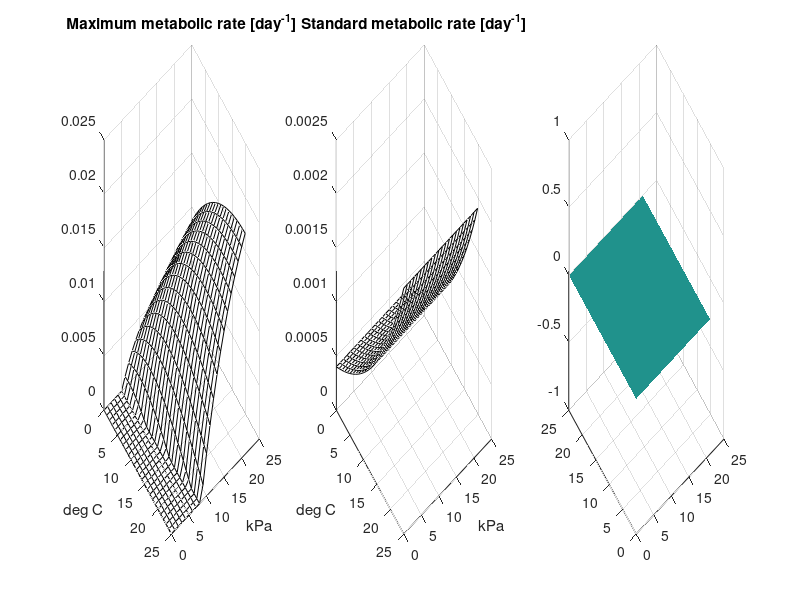

Write the MATLAB code that produced this figure. (Note: this script raises an error after producing the figure.)
t = 0:1:25; % [degree C] temperature
Cw = 0:1:21; % [kPa] Oxygen partial pressure in the water

[O,T] = meshgrid(Cw,t); % [kPa - degree C] Mesh with the values of both points at each node

T0 = 0.0014; % [day^-1] standard metabolic rate of fish at 15 degrees
Topt = 18;
% M0 = 0.5; % [day^-1] maximum  metabolic rate of fish at 15 degrees

% Topt = 15; % [degree C] Optimal temperature for the fish
% Tcrit = 45; % [degree C] Temperature at which the fish dies

eps = 4; % [degC] try, temperature at which MS = 0
a = 0.06;
Km = 30;

Q10 = 2; % [-] Q10 for the increase in standard metabolic rate
K = @(temp) 0.381*exp(5.7018.*(25-temp)./(temp+273.15))*0.75; % [mg / L / kPa] Henry's constant
aM = @(temp) -0.33*K(temp); % [/kPa] coefficient for the dependency in O2 -  decrease aM increases tolerance to hypoxia, i.e. decreases pcrit
bM = @(temp) 0.8;%0.28;  % [-]

S = @(temp) T0*Q10.^((temp-Topt)/10);
M = @(temp,O2) a*(temp+eps)./(Km+temp+eps).*(1-exp(aM(temp).*O2).*exp(bM(temp)));%*(0.05*(temp-Topt)+7);


% SMR = S(t); SMR = repmat(SMR,size(Cw,2),1); %standard metabolic rate
% MMR = zeros(size(t,2),size(Cw,2)); % maximum metabolic rate
% for ii=1:size(t,2)
%     for jj=1:size(Cw,2)
%         MMR(ii,jj) = M(t(ii),Cw(jj));
%     end
% end
MMR = M(T,O);
SMR = S(T);
MS = M(T,O) - S(T); % [day^-1] Metabolic scope at each possible point

for k = 1:size(t,2)
    p = min(Cw(MS(k,:)>0)); % min O2 where MS>0
%     pcrit(k) = p; %in case we need it
    if size(p,2)==1 %i.e. if it is not an empty thingy
        [~,index] = min(abs(Cw-p));
        MS(k,1:index) = linspace(-SMR(k),0,index);
    else
        MS(k,:) = -SMR(k);
    end
end



figure
subplot(131)
surf(Cw,t,max(0,MMR),'FaceColor','none')
xlabel('kPa')
ylabel('deg C')
set(gca,'ydir','reverse')
title('Maximum metabolic rate [day^-^1]')
hold on
% surf(Cw,t,zeros(size(Cw,2),size(t,2))','LineStyle','none')
hold off

subplot(132)
surf(Cw,t,SMR,'FaceColor','none')
xlabel('kPa')
ylabel('deg C')
set(gca,'ydir','reverse')
title('Standard metabolic rate [day^-^1]')

subplot(133)
surf(Cw,t,zeros(size(Cw,2),size(t,2))','LineStyle','none')
alpha 0.8
hold on
surf(Cw,t,MS,'FaceColor','none')
xlabel('kPa')
ylabel('deg C')
set(gca,'ydir','reverse')
title('Metabolic scope [day^-^1]')
hold on

hold off